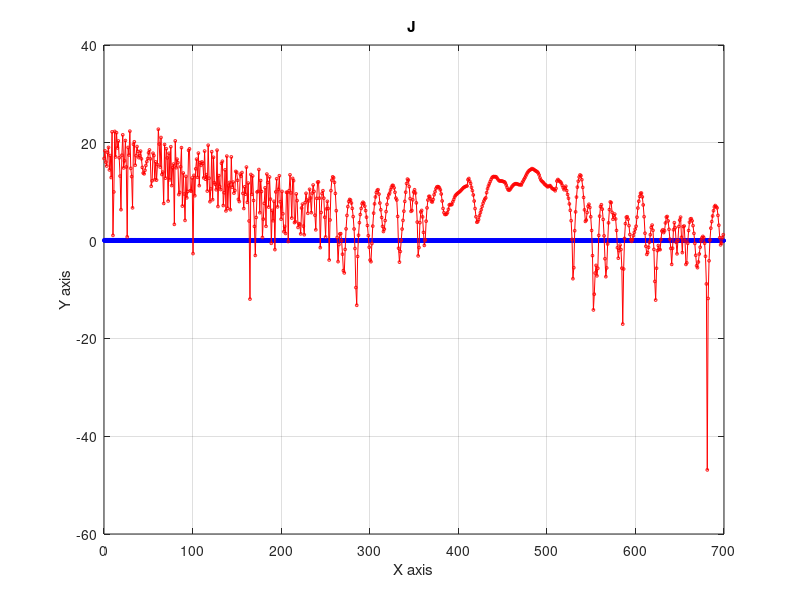

MATLAB code for this plot:
% Load the data from the file
data = load('Jf_fast_2.dat');
data2 = load('Ef_fast_2.dat')

% Separate the data into x and y components
x = data(:, 1);
y = data(:, 2);

x2 = data2(:,1);
y2 = data2(:,2);

% Create a figure
figure;

% Plot the data with a thinner line
plot(x, y, 'b-o','MarkerSize',2, 'LineWidth', 0.15); % Setting the LineWidth to 0.25 makes the line thinner

hold on

plot(x2, y2, 'r-o','MarkerSize',2, 'LineWidth', 0.15);
% Add labels and title
xlabel('X axis');
ylabel('Y axis');
title('J ');

% Add grid for better readability
grid on;
